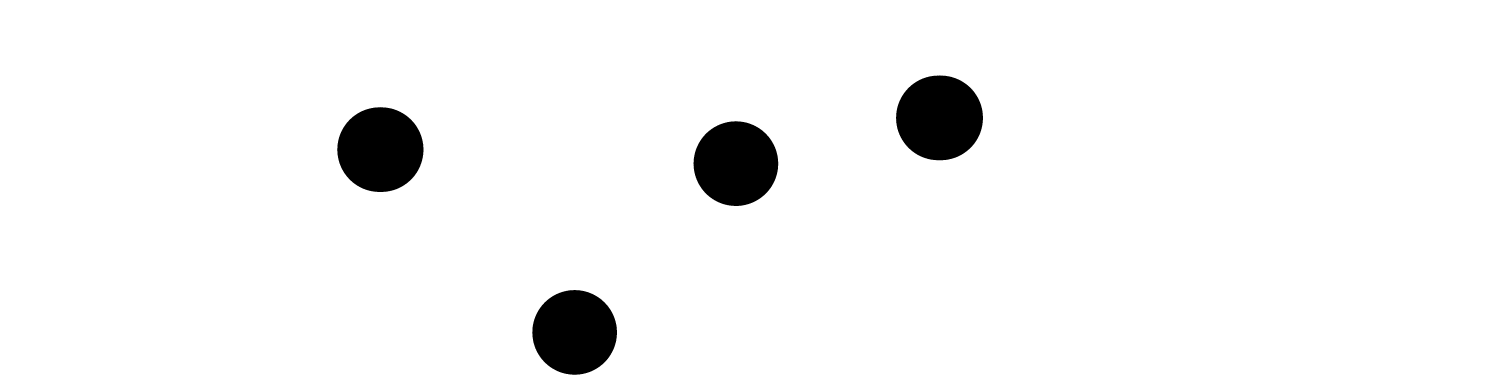
#> input picture 사진/img/b_mung_star.png, 6000 x 1500 px (shown at 1/4 size); its folder holds only this picture in this run
$ python gn_rgb.py
#> lines starting #> are read from the running program, lines starting #| are printed output that depends on the picture; after the words box and inside, x2 and y2 are one past the last pixel; in counts of white or black regions, pixels touching at a corner belong together
import cv2
import numpy as np

def add_gaussian_noise(image, mean, var):
    """
    RGB 채널에만 Gaussian 노이즈를 추가하는 함수
    Parameters:
      - image: RGB 이미지 (numpy 배열)
      - mean: 노이즈의 평균
      - var: 노이즈의 분산 (표준편차는 var**0.5)
    Returns:
      - 노이즈가 추가된 RGB 이미지 (numpy 배열)
    """
    noise = np.random.normal(mean, var**0.5, image.shape).astype(np.float32)
    noisy_image = image.astype(np.float32) + noise
    noisy_image = np.clip(noisy_image, 0, 255).astype(np.uint8)
    return noisy_image

def process_image_with_alpha(image_path, output_path, mean=0, var=25):
    """
    알파 채널은 유지하면서 RGB 채널에만 노이즈를 추가하는 함수.
    Parameters:
      - image_path: 입력 PNG 이미지 경로 (알파 채널 포함)
      - output_path: 결과 PNG 이미지 저장 경로
      - mean: Gaussian 노이즈의 평균
      - var: Gaussian 노이즈의 분산
    """
#> called with image_path = 'b_mung_star.png', output_path = 'b_mung_star_output.png', mean = 0, var = 800
    # 알파 채널 포함하여 이미지 읽기
    image = cv2.imread(image_path, cv2.IMREAD_UNCHANGED)
#> image is the input picture: shape (1500, 6000, 4); mean B, G, R, A 244.7, 244.7, 244.7, 3.7
    if image is None:
        print(f"이미지를 로드할 수 없습니다: {image_path}")
        return
    # 4채널(RGBA) 이미지인지 확인
    #if image.shape[2] != 4:
    #    print(f"이미지에 알파 채널이 없습니다: {image_path}")
    #    return

    # RGB와 알파 채널 분리
    rgb = image[:, :, :3]
#> rgb: shape (1500, 6000, 3); 95.9% white; 4 black regions, box (x1, y1, x2, y2) and area: (3584, 302, 3932, 641) 93033, (1349, 429, 1694, 768) 92032, (2129, 1160, 2468, 1499) 89988, (2774, 485, 3113, 824) 89987
    alpha = image[:, :, 3]
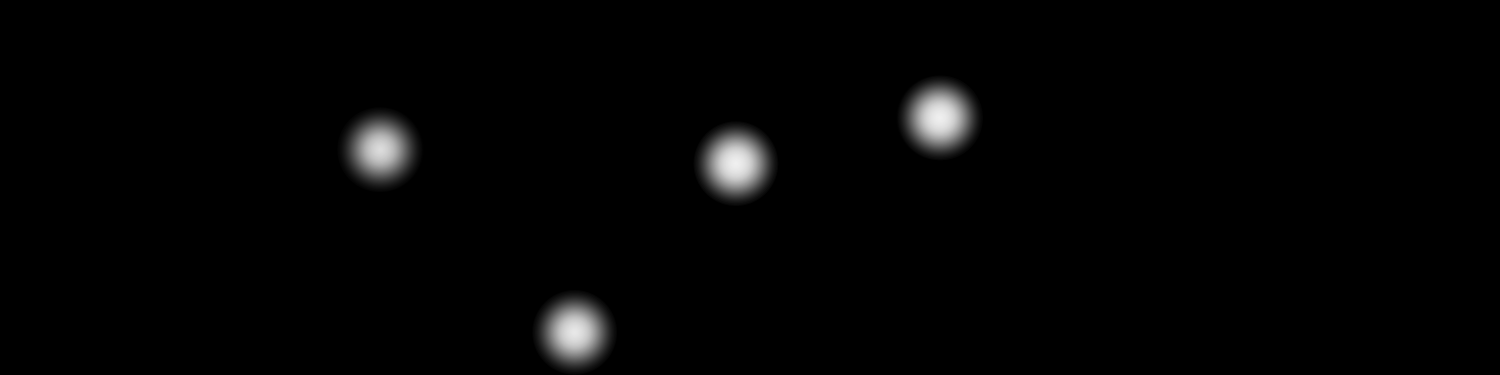
#> alpha: shape (1500, 6000) (shown at 1/4 size); min 0, max 240, mean 3.7

    # RGB 채널에 노이즈 추가
    noisy_rgb = add_gaussian_noise(rgb, mean, var)
#> in add_gaussian_noise, `noisy_image = image.astype(np.float32) + noise`:
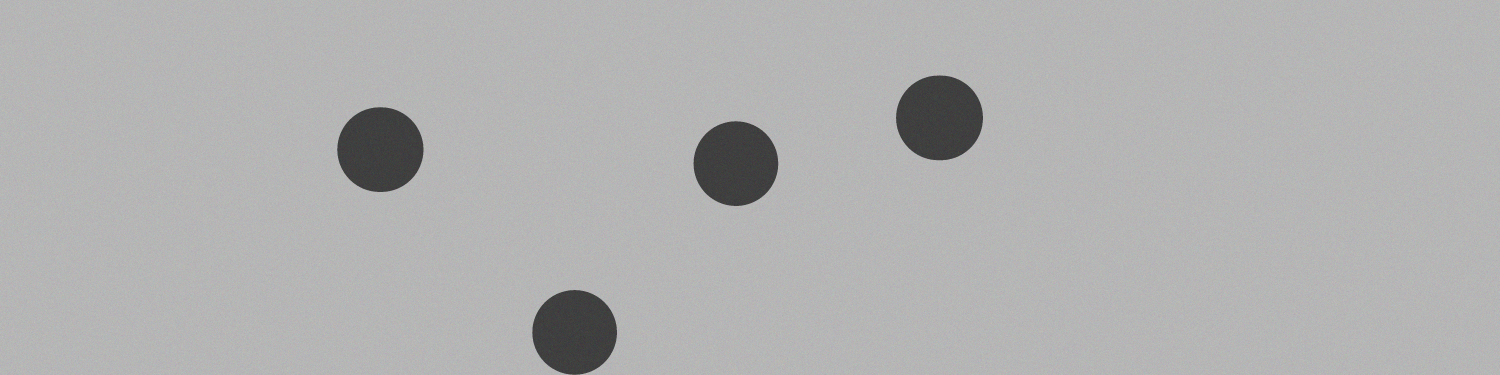
#> noisy_image: shape (1500, 6000, 3) float32 (shown at 1/4 size); mean B, G, R 245, 245, 245; drawn with min black and max white

    # 노이즈가 적용된 RGB와 원래의 알파 채널 결합
    result_image = cv2.merge((noisy_rgb, alpha))

    # 결과 이미지 저장
    cv2.imwrite(output_path, result_image)
    print(f"결과 이미지가 저장되었습니다: {output_path}")

    # 결과 이미지 표시 (옵션)
    cv2.imshow("Original Image", image)
    cv2.imshow("Noisy Image with Alpha", result_image)
    cv2.waitKey(0)
    cv2.destroyAllWindows()

    return result_image

def composite_images(far_image_path, near_image_path, output_path):
    """
    두 이미지를 알파 블렌딩하여 합성합니다.
    far_image: 멀리서 보일 타겟, 노이즈 효과가 덜하여 앞쪽에 보임 (즉, 위쪽에 위치)
    near_image: 가까이서 보일 타겟, 노이즈 효과가 강해 배경처럼 보임
    두 이미지 모두 4채널(RGBA)이어야 하며, 같은 크기라고 가정합니다.
    """
    # 두 이미지 모두 알파 채널 포함 읽기
    far_img = cv2.imread(far_image_path, cv2.IMREAD_UNCHANGED)
    near_img = cv2.imread(near_image_path, cv2.IMREAD_UNCHANGED)

    if far_img is None or near_img is None:
        print("합성할 이미지를 불러올 수 없습니다.")
        return

    # 크기가 다를 경우, far_img 크기에 맞게 near_img를 리사이즈 (필요 시)
    if far_img.shape != near_img.shape:
        near_img = cv2.resize(near_img, (far_img.shape[1], far_img.shape[0]), interpolation=cv2.INTER_LINEAR)

    # far_img의 알파 채널을 정규화 (0~1)
    alpha_far = far_img[:, :, 3].astype(np.float32) / 255.0
    alpha_far = cv2.merge([alpha_far, alpha_far, alpha_far])  # 3채널로 확장

    # 알파 블렌딩: far_img를 위에, near_img를 아래에 배치
    composite_rgb = far_img[:, :, :3].astype(np.float32) * alpha_far + \
                    near_img[:, :, :3].astype(np.float32) * (1 - alpha_far)

    composite_rgb = np.clip(composite_rgb, 0, 255).astype(np.uint8)

    # 결과 알파 채널은 far_img의 알파 채널 (또는 상황에 따라 조정)
    composite_alpha = far_img[:, :, 3]
    composite = cv2.merge((composite_rgb, composite_alpha))

    cv2.imwrite(output_path, composite)
    print(f"합성 이미지가 저장되었습니다: {output_path}")

    cv2.imshow("Composite Image", composite)
    cv2.waitKey(0)
    cv2.destroyAllWindows()
    return composite

if __name__ == "__main__":
    lowImgName = "b_mung_star"
    highImgName = "c_bg"
     # 첫 번째 이미지: 멀리서 보일 타겟 (노이즈 파라미터: 평균 0, 분산 25)
    low_output = f"{lowImgName}_output.png"
    process_image_with_alpha(f"{lowImgName}.png", f"{lowImgName}_output.png", mean=0, var=800)

    # 두 번째 이미지: 가까이서 보일 타겟 (노이즈 파라미터: 평균 -225, 분산 800)
    high_output = f"{highImgName}_output.png"
#> high_output = 'c_bg_output.png'
    process_image_with_alpha(f"{highImgName}.png", f"{highImgName}_output.png", mean=-225, var=100)

    # 두 이미지를 합성 (멀리서 보일 타겟(far_target)이 위에 오도록)
    #composite_output = "composite_output.png"
    #composite_images(low_output, high_output, composite_output)
